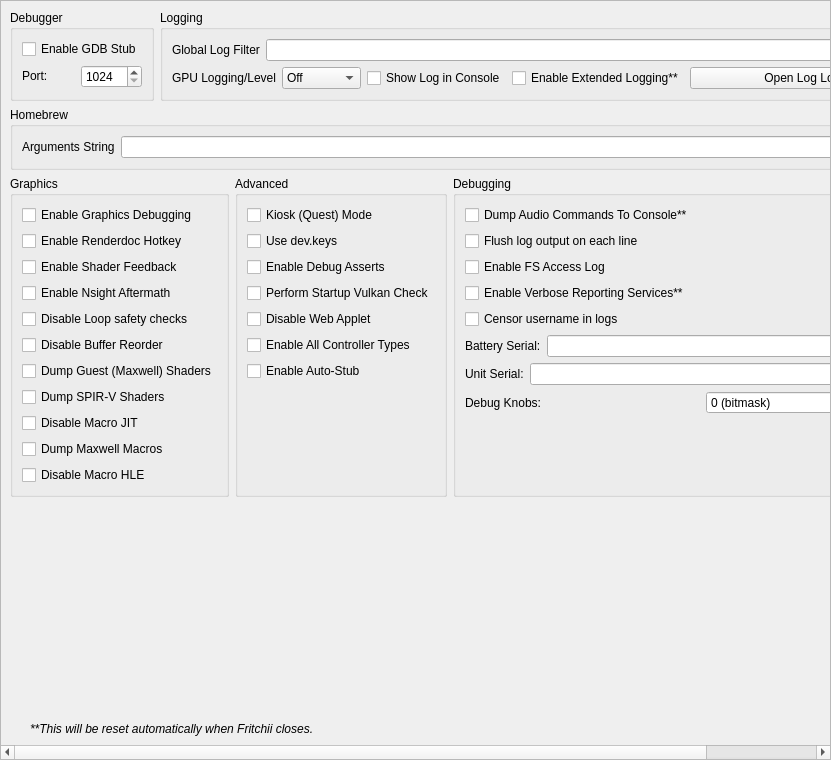
<?xml version="1.0" encoding="UTF-8"?>
<ui version="4.0">
 <class>ConfigureDebug</class>
 <widget class="QScrollArea" name="ConfigureDebug">
  <property name="geometry">
   <rect>
    <x>0</x>
    <y>0</y>
    <width>831</width>
    <height>760</height>
   </rect>
  </property>
  <property name="widgetResizable">
   <bool>true</bool>
  </property>
  <widget class="QWidget" name="widget">
   <property name="geometry">
    <rect>
     <x>0</x>
     <y>0</y>
     <width>829</width>
     <height>758</height>
    </rect>
   </property>
   <layout class="QVBoxLayout" name="verticalLayout_1">
    <item>
     <layout class="QHBoxLayout" name="horizontalLayout">
      <property name="topMargin">
       <number>0</number>
      </property>
      <item>
       <widget class="QGroupBox" name="groupBox">
        <property name="sizePolicy">
         <sizepolicy hsizetype="Preferred" vsizetype="Preferred">
          <horstretch>0</horstretch>
          <verstretch>0</verstretch>
         </sizepolicy>
        </property>
        <property name="title">
         <string>Debugger</string>
        </property>
        <property name="alignment">
         <set>Qt::AlignmentFlag::AlignLeading|Qt::AlignmentFlag::AlignLeft|Qt::AlignmentFlag::AlignTop</set>
        </property>
        <property name="flat">
         <bool>false</bool>
        </property>
        <property name="checkable">
         <bool>false</bool>
        </property>
        <layout class="QVBoxLayout" name="verticalLayout_3">
         <item>
          <widget class="QWidget" name="debug_widget" native="true">
           <property name="sizePolicy">
            <sizepolicy hsizetype="Preferred" vsizetype="Maximum">
             <horstretch>0</horstretch>
             <verstretch>0</verstretch>
            </sizepolicy>
           </property>
           <layout class="QVBoxLayout" name="verticalLayout">
            <property name="sizeConstraint">
             <enum>QLayout::SizeConstraint::SetDefaultConstraint</enum>
            </property>
            <property name="leftMargin">
             <number>0</number>
            </property>
            <property name="topMargin">
             <number>0</number>
            </property>
            <property name="rightMargin">
             <number>0</number>
            </property>
            <property name="bottomMargin">
             <number>0</number>
            </property>
            <item>
             <widget class="QCheckBox" name="toggle_gdbstub">
              <property name="sizePolicy">
               <sizepolicy hsizetype="Maximum" vsizetype="Maximum">
                <horstretch>0</horstretch>
                <verstretch>0</verstretch>
               </sizepolicy>
              </property>
              <property name="text">
               <string>Enable GDB Stub</string>
              </property>
             </widget>
            </item>
            <item>
             <widget class="QWidget" name="horizontalWidget_3" native="true">
              <property name="sizePolicy">
               <sizepolicy hsizetype="Preferred" vsizetype="Maximum">
                <horstretch>0</horstretch>
                <verstretch>0</verstretch>
               </sizepolicy>
              </property>
              <layout class="QHBoxLayout" name="horizontalLayout_3">
               <property name="leftMargin">
                <number>0</number>
               </property>
               <property name="topMargin">
                <number>0</number>
               </property>
               <property name="rightMargin">
                <number>0</number>
               </property>
               <property name="bottomMargin">
                <number>0</number>
               </property>
               <item>
                <widget class="QLabel" name="label_11">
                 <property name="sizePolicy">
                  <sizepolicy hsizetype="Minimum" vsizetype="Maximum">
                   <horstretch>0</horstretch>
                   <verstretch>0</verstretch>
                  </sizepolicy>
                 </property>
                 <property name="text">
                  <string>Port:</string>
                 </property>
                </widget>
               </item>
               <item>
                <widget class="QSpinBox" name="gdbport_spinbox">
                 <property name="sizePolicy">
                  <sizepolicy hsizetype="Preferred" vsizetype="Maximum">
                   <horstretch>0</horstretch>
                   <verstretch>0</verstretch>
                  </sizepolicy>
                 </property>
                 <property name="minimum">
                  <number>1024</number>
                 </property>
                 <property name="maximum">
                  <number>65535</number>
                 </property>
                </widget>
               </item>
              </layout>
             </widget>
            </item>
           </layout>
          </widget>
         </item>
        </layout>
       </widget>
      </item>
      <item>
       <widget class="QGroupBox" name="groupBox_2">
        <property name="sizePolicy">
         <sizepolicy hsizetype="Expanding" vsizetype="Preferred">
          <horstretch>0</horstretch>
          <verstretch>0</verstretch>
         </sizepolicy>
        </property>
        <property name="title">
         <string>Logging</string>
        </property>
        <layout class="QGridLayout" name="gridLayout_1">
         <item row="0" column="0" colspan="4">
          <widget class="QWidget" name="logging_widget" native="true">
           <property name="sizePolicy">
            <sizepolicy hsizetype="Preferred" vsizetype="Maximum">
             <horstretch>0</horstretch>
             <verstretch>0</verstretch>
            </sizepolicy>
           </property>
           <layout class="QHBoxLayout" name="horizontalLayout_1">
            <property name="leftMargin">
             <number>0</number>
            </property>
            <property name="topMargin">
             <number>0</number>
            </property>
            <property name="rightMargin">
             <number>0</number>
            </property>
            <property name="bottomMargin">
             <number>0</number>
            </property>
            <item>
             <widget class="QLabel" name="label_1">
              <property name="sizePolicy">
               <sizepolicy hsizetype="Preferred" vsizetype="Preferred">
                <horstretch>0</horstretch>
                <verstretch>0</verstretch>
               </sizepolicy>
              </property>
              <property name="text">
               <string>Global Log Filter</string>
              </property>
             </widget>
            </item>
            <item>
             <widget class="QLineEdit" name="log_filter_edit"/>
            </item>
           </layout>
          </widget>
         </item>
         <item row="1" column="0">
          <widget class="QWidget" name="gpu_log_level_widget" native="true">
           <property name="sizePolicy">
            <sizepolicy hsizetype="Preferred" vsizetype="Maximum">
             <horstretch>0</horstretch>
             <verstretch>0</verstretch>
            </sizepolicy>
           </property>
           <layout class="QHBoxLayout" name="gpu_log_level_layout">
            <property name="leftMargin">
             <number>0</number>
            </property>
            <property name="topMargin">
             <number>0</number>
            </property>
            <property name="rightMargin">
             <number>0</number>
            </property>
            <property name="bottomMargin">
             <number>0</number>
            </property>
            <item>
             <widget class="QLabel" name="gpu_log_level_label">
              <property name="text">
               <string>GPU Logging/Level</string>
              </property>
             </widget>
            </item>
            <item>
             <widget class="QComboBox" name="gpu_log_level">
              <property name="toolTip">
               <string>Detail level for GPU logs. Off disables logging entirely.</string>
              </property>
              <item>
               <property name="text">
                <string>Off</string>
               </property>
              </item>
              <item>
               <property name="text">
                <string>Errors</string>
               </property>
              </item>
              <item>
               <property name="text">
                <string>Standard</string>
               </property>
              </item>
              <item>
               <property name="text">
                <string>Verbose</string>
               </property>
              </item>
              <item>
               <property name="text">
                <string>All</string>
               </property>
              </item>
             </widget>
            </item>
           </layout>
          </widget>
         </item>
         <item row="1" column="1">
          <widget class="QCheckBox" name="toggle_console">
           <property name="text">
            <string>Show Log in Console</string>
           </property>
          </widget>
         </item>
         <item row="1" column="2">
          <widget class="QCheckBox" name="extended_logging">
           <property name="enabled">
            <bool>true</bool>
           </property>
           <property name="toolTip">
            <string>When checked, the max size of the log increases from 100 MB to 1 GB</string>
           </property>
           <property name="text">
            <string>Enable Extended Logging**</string>
           </property>
          </widget>
         </item>
         <item row="1" column="3">
          <widget class="QPushButton" name="open_log_button">
           <property name="sizePolicy">
            <sizepolicy hsizetype="Expanding" vsizetype="Maximum">
             <horstretch>1</horstretch>
             <verstretch>0</verstretch>
            </sizepolicy>
           </property>
           <property name="minimumSize">
            <size>
             <width>250</width>
             <height>0</height>
            </size>
           </property>
           <property name="text">
            <string>Open Log Location</string>
           </property>
          </widget>
         </item>
        </layout>
       </widget>
      </item>
     </layout>
    </item>
    <item>
     <widget class="QGroupBox" name="groupBox_3">
      <property name="title">
       <string>Homebrew</string>
      </property>
      <layout class="QVBoxLayout" name="verticalLayout_5">
       <item>
        <layout class="QHBoxLayout" name="horizontalLayout_4">
         <item>
          <widget class="QLabel" name="label_3">
           <property name="text">
            <string>Arguments String</string>
           </property>
          </widget>
         </item>
         <item>
          <widget class="QLineEdit" name="homebrew_args_edit"/>
         </item>
        </layout>
       </item>
      </layout>
     </widget>
    </item>
    <item>
     <layout class="QHBoxLayout" name="horizontalLayout_2">
      <item>
       <widget class="QGroupBox" name="groupBox_4">
        <property name="title">
         <string>Graphics</string>
        </property>
        <layout class="QGridLayout" name="gridLayout_2">
         <item row="4" column="0">
          <widget class="QCheckBox" name="disable_loop_safety_checks">
           <property name="toolTip">
            <string>When checked, it executes shaders without loop logic changes</string>
           </property>
           <property name="text">
            <string>Disable Loop safety checks</string>
           </property>
          </widget>
         </item>
         <item row="9" column="0">
          <widget class="QCheckBox" name="dump_macros">
           <property name="enabled">
            <bool>true</bool>
           </property>
           <property name="toolTip">
            <string>When checked, it will dump all the macro programs of the GPU</string>
           </property>
           <property name="text">
            <string>Dump Maxwell Macros</string>
           </property>
          </widget>
         </item>
         <item row="3" column="0">
          <widget class="QCheckBox" name="enable_nsight_aftermath">
           <property name="toolTip">
            <string>When checked, it enables Nsight Aftermath crash dumps</string>
           </property>
           <property name="text">
            <string>Enable Nsight Aftermath</string>
           </property>
          </widget>
         </item>
         <item row="6" column="0">
          <widget class="QCheckBox" name="dump_guest_shaders">
           <property name="enabled">
            <bool>true</bool>
           </property>
           <property name="toolTip">
            <string>When checked, it will dump original Maxwell guest shader bytecode (the input to the recompiler) as .ash files under DumpDir/shaders/. Useful for inspection with nvdisasm.</string>
           </property>
           <property name="text">
            <string>Dump Guest (Maxwell) Shaders</string>
           </property>
          </widget>
         </item>
         <item row="1" column="0">
          <widget class="QCheckBox" name="enable_renderdoc_hotkey">
           <property name="text">
            <string>Enable Renderdoc Hotkey</string>
           </property>
          </widget>
         </item>
         <item row="8" column="0">
          <widget class="QCheckBox" name="disable_macro_jit">
           <property name="enabled">
            <bool>true</bool>
           </property>
           <property name="toolTip">
            <string>When checked, it disables the macro Just In Time compiler. Enabling this makes games run slower</string>
           </property>
           <property name="text">
            <string>Disable Macro JIT</string>
           </property>
          </widget>
         </item>
         <item row="10" column="0">
          <widget class="QCheckBox" name="disable_macro_hle">
           <property name="enabled">
            <bool>true</bool>
           </property>
           <property name="toolTip">
            <string>When checked, it disables the macro HLE functions. Enabling this makes games run slower</string>
           </property>
           <property name="text">
            <string>Disable Macro HLE</string>
           </property>
          </widget>
         </item>
         <item row="0" column="0">
          <widget class="QCheckBox" name="enable_graphics_debugging">
           <property name="enabled">
            <bool>true</bool>
           </property>
           <property name="toolTip">
            <string>When checked, the graphics API enters a slower debugging mode</string>
           </property>
           <property name="text">
            <string>Enable Graphics Debugging</string>
           </property>
          </widget>
         </item>
         <item row="11" column="0">
          <spacer name="verticalSpacer_5">
           <property name="orientation">
            <enum>Qt::Orientation::Vertical</enum>
           </property>
           <property name="sizeType">
            <enum>QSizePolicy::Policy::Preferred</enum>
           </property>
           <property name="sizeHint" stdset="0">
            <size>
             <width>20</width>
             <height>0</height>
            </size>
           </property>
          </spacer>
         </item>
         <item row="2" column="0">
          <widget class="QCheckBox" name="enable_shader_feedback">
           <property name="toolTip">
            <string>When checked, Fritchii will log statistics about the compiled pipeline cache</string>
           </property>
           <property name="text">
            <string>Enable Shader Feedback</string>
           </property>
          </widget>
         </item>
         <item row="5" column="0">
          <widget class="QCheckBox" name="disable_buffer_reorder">
           <property name="toolTip">
            <string>&lt;html&gt;&lt;head/&gt;&lt;body&gt;&lt;p&gt;When checked, disables reordering of mapped memory uploads which allows to associate uploads with specific draws. May reduce performance in some cases.&lt;/p&gt;&lt;/body&gt;&lt;/html&gt;</string>
           </property>
           <property name="text">
            <string>Disable Buffer Reorder</string>
           </property>
          </widget>
         </item>
         <item row="7" column="0">
          <widget class="QCheckBox" name="gpu_log_shader_dumps">
           <property name="toolTip">
            <string>When checked, it will dump the recompiler's output SPIR-V binaries (.spv) under LogDir/shaders/. Inspect via SPIRV-Tools (spirv-dis / spirv-cross / spirv-val) or RenderDoc.</string>
           </property>
           <property name="text">
            <string>Dump SPIR-V Shaders</string>
           </property>
          </widget>
         </item>
        </layout>
       </widget>
      </item>
      <item>
       <widget class="QGroupBox" name="groupBox_6">
        <property name="title">
         <string>Advanced</string>
        </property>
        <layout class="QGridLayout" name="gridLayout_4">
         <item row="3" column="0">
          <widget class="QCheckBox" name="perform_vulkan_check">
           <property name="toolTip">
            <string>Enables Fritchii to check for a working Vulkan environment when the program starts up. Disable this if this is causing issues with external programs seeing Fritchii.</string>
           </property>
           <property name="text">
            <string>Perform Startup Vulkan Check</string>
           </property>
          </widget>
         </item>
         <item row="4" column="0">
          <widget class="QCheckBox" name="disable_web_applet">
           <property name="text">
            <string>Disable Web Applet</string>
           </property>
          </widget>
         </item>
         <item row="5" column="0">
          <widget class="QCheckBox" name="enable_all_controllers">
           <property name="text">
            <string>Enable All Controller Types</string>
           </property>
          </widget>
         </item>
         <item row="6" column="0">
          <widget class="QCheckBox" name="use_auto_stub">
           <property name="text">
            <string>Enable Auto-Stub</string>
           </property>
          </widget>
         </item>
         <item row="0" column="0">
          <widget class="QCheckBox" name="quest_flag">
           <property name="text">
            <string>Kiosk (Quest) Mode</string>
           </property>
          </widget>
         </item>
         <item row="1" column="0">
          <widget class="QCheckBox" name="use_dev_keys">
           <property name="text">
            <string>Use dev.keys</string>
           </property>
          </widget>
         </item>
         <item row="2" column="0">
          <widget class="QCheckBox" name="use_debug_asserts">
           <property name="text">
            <string>Enable Debug Asserts</string>
           </property>
          </widget>
         </item>
         <item row="7" column="0">
          <spacer name="verticalSpacer_4">
           <property name="orientation">
            <enum>Qt::Orientation::Vertical</enum>
           </property>
           <property name="sizeType">
            <enum>QSizePolicy::Policy::Expanding</enum>
           </property>
           <property name="sizeHint" stdset="0">
            <size>
             <width>20</width>
             <height>0</height>
            </size>
           </property>
          </spacer>
         </item>
        </layout>
       </widget>
      </item>
      <item>
       <widget class="QGroupBox" name="groupBox_5">
        <property name="title">
         <string>Debugging</string>
        </property>
        <layout class="QGridLayout" name="gridLayout_3">
         <item row="6" column="0">
          <widget class="QWidget" name="serial_battery_widget" native="true">
           <property name="sizePolicy">
            <sizepolicy hsizetype="Preferred" vsizetype="Maximum">
             <horstretch>0</horstretch>
             <verstretch>0</verstretch>
            </sizepolicy>
           </property>
           <layout class="QHBoxLayout" name="horizontalLayout_11">
            <property name="leftMargin">
             <number>0</number>
            </property>
            <property name="topMargin">
             <number>0</number>
            </property>
            <property name="rightMargin">
             <number>0</number>
            </property>
            <property name="bottomMargin">
             <number>0</number>
            </property>
            <item>
             <widget class="QLabel" name="label_12">
              <property name="sizePolicy">
               <sizepolicy hsizetype="Preferred" vsizetype="Preferred">
                <horstretch>0</horstretch>
                <verstretch>0</verstretch>
               </sizepolicy>
              </property>
              <property name="text">
               <string>Battery Serial:</string>
              </property>
             </widget>
            </item>
            <item>
             <widget class="QLineEdit" name="serial_battery_edit"/>
            </item>
           </layout>
          </widget>
         </item>
         <item row="8" column="0">
          <widget class="QWidget" name="debug_knobs_widget" native="true">
           <property name="sizePolicy">
            <sizepolicy hsizetype="Preferred" vsizetype="Maximum">
             <horstretch>0</horstretch>
             <verstretch>0</verstretch>
            </sizepolicy>
           </property>
           <layout class="QHBoxLayout" name="horizontalLayout_debug_knobs">
            <property name="leftMargin">
             <number>0</number>
            </property>
            <property name="topMargin">
             <number>0</number>
            </property>
            <property name="rightMargin">
             <number>0</number>
            </property>
            <property name="bottomMargin">
             <number>0</number>
            </property>
            <item>
             <widget class="QLabel" name="label_debug_knobs">
              <property name="sizePolicy">
               <sizepolicy hsizetype="Preferred" vsizetype="Preferred">
                <horstretch>0</horstretch>
                <verstretch>0</verstretch>
               </sizepolicy>
              </property>
              <property name="text">
               <string>Debug Knobs:</string>
              </property>
             </widget>
            </item>
            <item>
             <widget class="QSpinBox" name="debug_knobs_spinbox">
              <property name="minimum">
               <number>0</number>
              </property>
              <property name="maximum">
               <number>65535</number>
              </property>
              <property name="toolTip">
               <string>Bitmask for quick development toggles</string>
              </property>
              <property name="statusTip">
               <string>Set debug knobs (bitmask)</string>
              </property>
              <property name="whatsThis">
               <string>16-bit debug knob set for quick development toggles</string>
              </property>
              <property name="suffix">
               <string> (bitmask)</string>
              </property>
             </widget>
            </item>
           </layout>
          </widget>
         </item>
         <item row="7" column="0">
          <widget class="QWidget" name="serial_board_widget" native="true">
           <property name="sizePolicy">
            <sizepolicy hsizetype="Preferred" vsizetype="Maximum">
             <horstretch>0</horstretch>
             <verstretch>0</verstretch>
            </sizepolicy>
           </property>
           <layout class="QHBoxLayout" name="horizontalLayout_12">
            <property name="leftMargin">
             <number>0</number>
            </property>
            <property name="topMargin">
             <number>0</number>
            </property>
            <property name="rightMargin">
             <number>0</number>
            </property>
            <property name="bottomMargin">
             <number>0</number>
            </property>
            <item>
             <widget class="QLabel" name="label_13">
              <property name="sizePolicy">
               <sizepolicy hsizetype="Preferred" vsizetype="Preferred">
                <horstretch>0</horstretch>
                <verstretch>0</verstretch>
               </sizepolicy>
              </property>
              <property name="text">
               <string>Unit Serial:</string>
              </property>
             </widget>
            </item>
            <item>
             <widget class="QLineEdit" name="serial_board_edit"/>
            </item>
           </layout>
          </widget>
         </item>
         <item row="20" column="0">
          <spacer name="verticalSpacer_3">
           <property name="orientation">
            <enum>Qt::Orientation::Vertical</enum>
           </property>
           <property name="sizeType">
            <enum>QSizePolicy::Policy::Expanding</enum>
           </property>
           <property name="sizeHint" stdset="0">
            <size>
             <width>20</width>
             <height>0</height>
            </size>
           </property>
          </spacer>
         </item>
         <item row="1" column="0">
          <widget class="QCheckBox" name="dump_audio_commands">
           <property name="toolTip">
            <string>Enable this to output the latest generated audio command list to the console. Only affects games using the audio renderer.</string>
           </property>
           <property name="text">
            <string>Dump Audio Commands To Console**</string>
           </property>
          </widget>
         </item>
         <item row="2" column="0">
          <widget class="QCheckBox" name="flush_line">
           <property name="text">
            <string>Flush log output on each line</string>
           </property>
          </widget>
         </item>
         <item row="3" column="0">
          <widget class="QCheckBox" name="fs_access_log">
           <property name="text">
            <string>Enable FS Access Log</string>
           </property>
          </widget>
         </item>
         <item row="4" column="0">
          <widget class="QCheckBox" name="reporting_services">
           <property name="text">
            <string>Enable Verbose Reporting Services**</string>
           </property>
          </widget>
         </item>
         <item row="5" column="0">
          <widget class="QCheckBox" name="censor_username">
           <property name="text">
            <string>Censor username in logs</string>
           </property>
          </widget>
         </item>
        </layout>
       </widget>
      </item>
     </layout>
    </item>
    <item>
     <spacer name="verticalSpacer">
      <property name="orientation">
       <enum>Qt::Orientation::Vertical</enum>
      </property>
      <property name="sizeHint" stdset="0">
       <size>
        <width>20</width>
        <height>0</height>
       </size>
      </property>
     </spacer>
    </item>
    <item>
     <widget class="QLabel" name="label_5">
      <property name="sizePolicy">
       <sizepolicy hsizetype="Expanding" vsizetype="Preferred">
        <horstretch>0</horstretch>
        <verstretch>0</verstretch>
       </sizepolicy>
      </property>
      <property name="font">
       <font>
        <italic>true</italic>
       </font>
      </property>
      <property name="text">
    <string>**This will be reset automatically when Fritchii closes.</string>
      </property>
      <property name="indent">
       <number>20</number>
      </property>
     </widget>
    </item>
   </layout>
  </widget>
 </widget>
 <tabstops>
  <tabstop>log_filter_edit</tabstop>
  <tabstop>toggle_console</tabstop>
  <tabstop>extended_logging</tabstop>
  <tabstop>open_log_button</tabstop>
  <tabstop>homebrew_args_edit</tabstop>
  <tabstop>enable_graphics_debugging</tabstop>
  <tabstop>enable_shader_feedback</tabstop>
  <tabstop>enable_nsight_aftermath</tabstop>
  <tabstop>fs_access_log</tabstop>
  <tabstop>reporting_services</tabstop>
  <tabstop>quest_flag</tabstop>
  <tabstop>use_debug_asserts</tabstop>
 </tabstops>
 <resources/>
 <connections/>
</ui>
